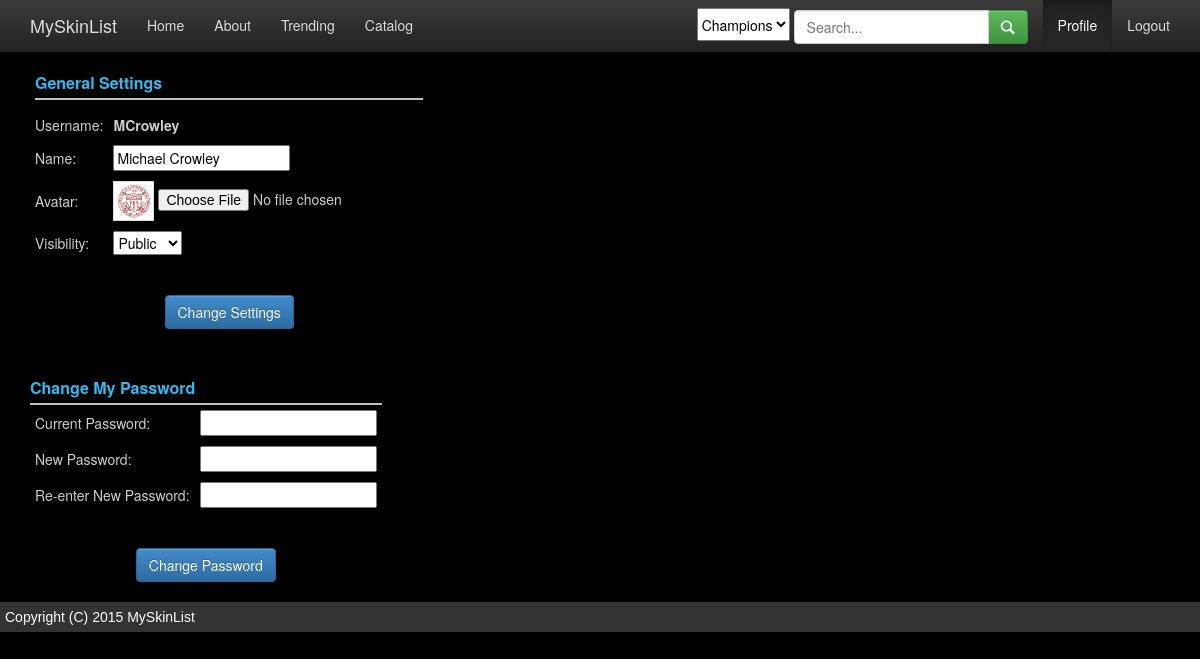
Screenshot of /profile_settings_form.php (signed in) with the database file from the repository.
### tables this page shows
create table users (
	id           int(11)      NOT NULL AUTO_INCREMENT,
	user_name    varchar(255) NOT NULL,
  name         varchar(255) NOT NULL,
	password     varchar(255) NOT NULL,
	avatar_img   varchar(255) NULL,
	visibility   int(11)      NOT NULL,
	is_admin     bit(1)       NOT NULL,
	last_login   datetime     NULL,
	date_created datetime     NOT NULL,
	last_updated datetime     NOT NULL,
	PRIMARY KEY (id),
	FOREIGN KEY (visibility) REFERENCES visibility_settings (id)
);

### _login.php (called while the page is built, shortened)
<?php
if (array_key_exists('user_id', $_SESSION)) {
    $user_id = $_SESSION['user_id'];
    $user_name = $_SESSION['user_name'];
} else {
    $user_id = 0;
    $user_name = "";
    $b_user_logged_in = 0;
    $b_user_is_admin = 0;
}

### _paths.php (called while the page is built, shortened)
<?php
$user_avatar_img_path = "img/uploads/users/avatars";

### profile_settings_form.php (the view, shortened to what this page needs)
<?php include '_header.php'; ?>
<?php include '_connect.php'; ?>
<?php include '_paths.php'; ?>
<link rel="stylesheet" href="css/dark_styles.css"/>
<?php
$sql = <<<SQL
    SELECT *
    FROM users
    WHERE id=$user_id
SQL;
if (!$user_result = mysqli_query($db_connection, $sql)) {
    die('There was an error running the query [' . mysqli_error($db_connection) . ']');
}
$user = null;
if ($user_result->num_rows > 0) {
    $user = $user_result->fetch_assoc();
}
$name = $user['name'];
$avatar_img = $user['avatar_img'];
$visibility = $user['visibility'];
$sql = 'select * from visibility_settings';
$visibility_settings_result = mysqli_query($db_connection, $sql);
?>
<form action="profile_settings_submit.php" method="POST" enctype="multipart/form-data">
    <table>
        <tr>
            <td colspan="2">
                <div class="settings-header">General Settings</div>
            </td>
        </tr>
        <tr>
            <td class="row-heading">Username:</td>
            <td><strong><?php echo $user_name; ?></strong></td>
        </tr>
        <tr>
            <td class="row-heading">Name:</td>
            <td><input type="text" name="name" value="<?php echo $name ?>" style="color: black"/></td>
        </tr>
        <tr>
            <td class="row-heading">Avatar:</td>
            <td>
                <?php if ($avatar_img) echo "<img src='$user_avatar_img_path/$avatar_img' height=40/>"; ?>
                <input type="file" name="avatar_img" value="" style="display: inline"/>
            </td>
        </tr>
        <tr>
            <td class="row-heading">Visibility:</td>
            <td>
                <select name="visibility">
                    <?php
                    while ($row = mysqli_fetch_array($visibility_settings_result)) {
                        $this_id = $row['id'];
                        $selected = ($this_id == $visibility ? "selected" : "");
                        echo "<option ${selected} value='{$row['id']}'>{$row['name']}</option>";
                    }
                    ?>
                </select>
            </td>
        </tr>
        <tr>
            <td colspan="2">&nbsp;</td>
        </tr>
        <tr>
            <td colspan="2" align="center">
                <input type="submit" class="btn btn-primary" name="button" value="Change Settings"/>
            </td>
        </tr>
    </table>
</form>
<br>
<br>
<form id="change_password_form" action="profile_settings_password_submit.php" method="POST">
    <table>
        <tr>
            <td class="settings-header" colspan="2">
                Change My Password
            </td>
        </tr>
        <tr>
            <td class="row-heading">
                Current Password:
            </td>
            <td><input id="current_password" type="password" style="color: black"></td>
            <td>
            </td>
        </tr>
        <tr>
            <td class="row-heading">
                New Password:
            </td>
            <td><input id="new_password" name="new_password" type="password" style="color: black"></td>
            <td>
            </td>
        </tr>
        <tr>
            <td class="row-heading">
                Re-enter New Password:
            </td>
            <td><input id="re_password" type="password" style="color: black"></td>
            <td>
            </td>
        </tr>
        <tr>
            <td colspan="2">&nbsp;</td>
        </tr>
        <tr>
            <td colspan="2" align="center">
                <input id="submitPW" type="submit" class="btn btn-primary" name="submitPW" value="Change Password">
            </td>
        </tr>
    </table>
</form>
<?php include '_footer.php'; ?>

### css/dark_styles.css (style rules this page uses)
body { background-color: black; color: #D1CDCE; }
select { color: black; }

### profile_settings_form.php (style rules this page uses)
table tr td { padding: 5px; }
.row-heading { width: 110; }
.settings-header { font-weight: bold; font-size: 16px; margin-top: 4px; margin-bottom: 5px; border-width: 0px 0px 2px 0px; border-color: #bebebe; border-style: solid; color: #33B9F2; padding: 3px 0px; }

### rows the page displays
users: name "Michael Crowley", avatar_img (picture)

### other values shown
$user_name "MCrowley"
form field visibility "Public"
